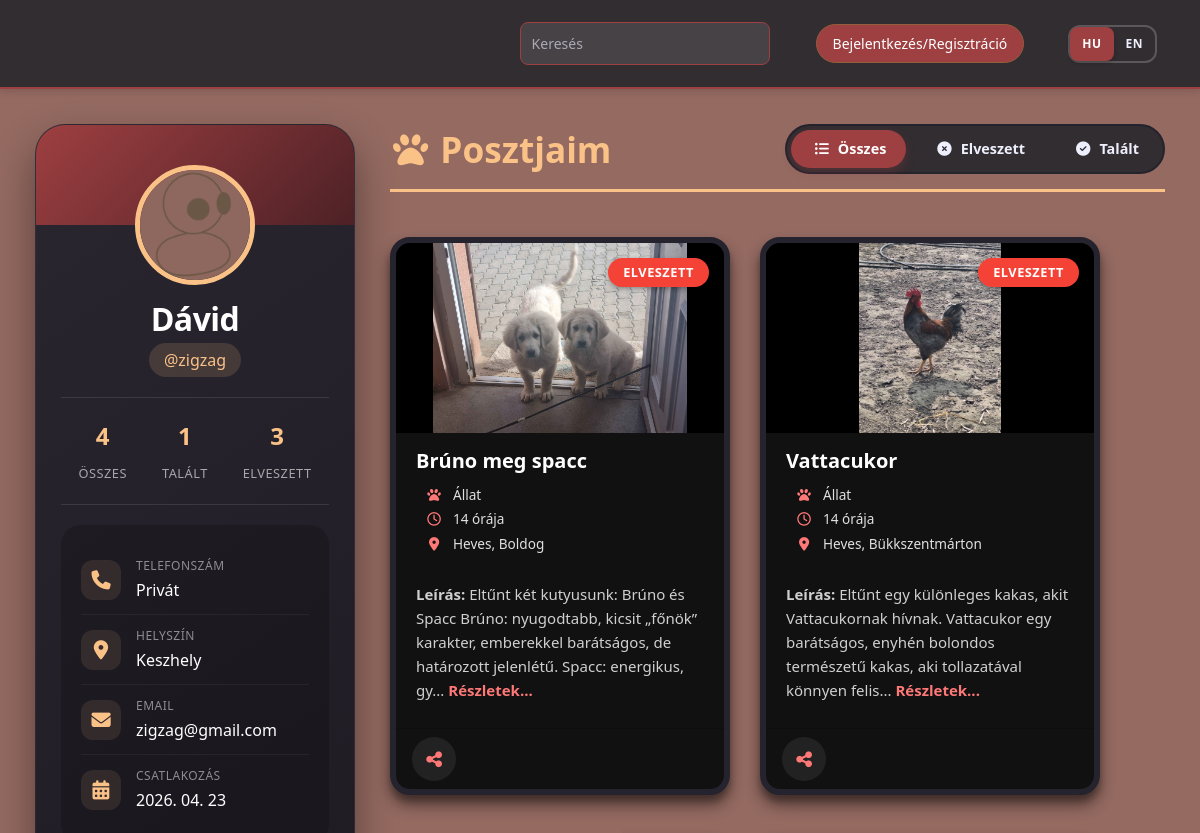
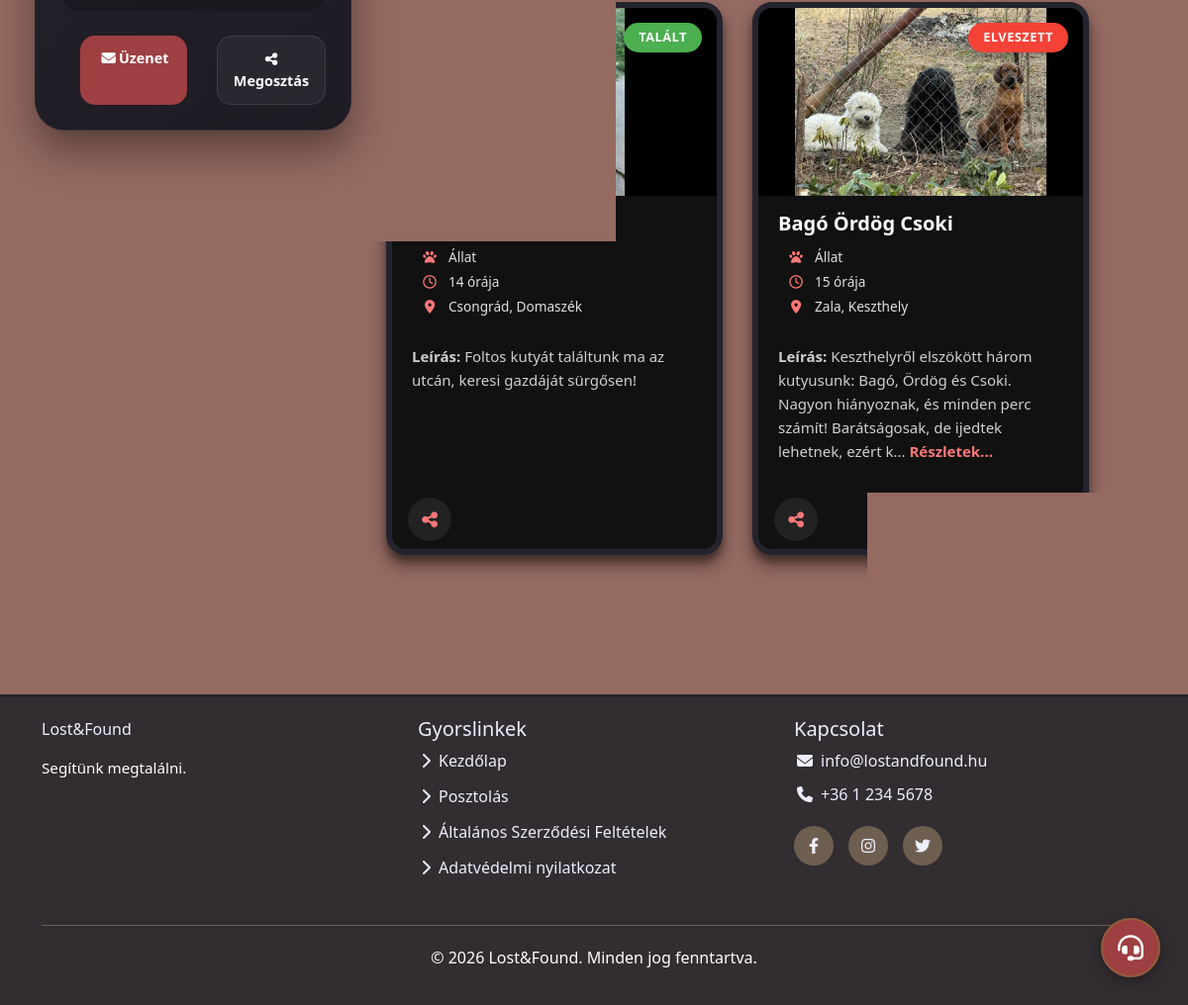
The page /profile/3 on the database its author committed (2 pictures, top to bottom).
### database.py (models this page shows, shortened)
class User(db.Model, UserMixin):
    id = db.Column(db.Integer, primary_key=True)
    username = db.Column(db.String(80), unique=True, nullable=False)
    password_hash = db.Column(db.String(128), nullable=False)
    created_at = db.Column(db.DateTime, default=datetime.now())
    email = db.Column(db.String(80), unique=True, nullable=True)
    profile_picture = db.Column(db.Integer, db.ForeignKey('attachment.id'), nullable=True)
    name = db.Column(db.String(80), nullable=True)
    birthdate = db.Column(db.Date, nullable=True)
    phone_number = db.Column(db.String(20), nullable=True)
    phone_number_is_private = db.Column(db.Boolean, default=True)
    address = db.Column(db.String(200), nullable=True)
    address_is_private = db.Column(db.Boolean, default=False)
    _2fa_enabled = db.Column(db.Boolean, default=False)
    _2fa_id = db.Column(db.Integer, db.ForeignKey('two_factor_auth.id'), nullable=True)
    role = db.Column(db.String(20), default='user', nullable=False)

class Item(db.Model):
    id = db.Column(db.Integer, primary_key=True)
    name = db.Column(db.String(80), nullable=False)
    description_hu =  db.Column(db.Text, nullable=True)
    description_en = db.Column(db.Text, nullable=True)
    created_at = db.Column(db.DateTime, default=datetime.now)
    attachments= db.relationship('Attachment', backref='item', lazy=True)
    uploader_id = db.Column(db.Integer, db.ForeignKey('user.id'), nullable=False)
    active = db.Column(db.Boolean, default=True)
    type = db.Column(db.String(20), default='lost')
    category_id = db.Column(db.Integer, db.ForeignKey('category.id'), nullable=True)
    location = db.Column(db.String(200), nullable=True)
    category = db.relationship('Category', backref='items', lazy=True)
    is_closed = db.Column(db.Boolean, default=False)

class Attachment(db.Model):
    id = db.Column(db.Integer, primary_key=True)
    filename = db.Column(db.String(255), nullable=False)
    item_id = db.Column(db.Integer, db.ForeignKey('item.id'), nullable=True)
    created_at = db.Column(db.DateTime, default=datetime.now)

class Category(db.Model):
    id = db.Column(db.Integer, primary_key=True)
    name = db.Column(db.String(50), unique=True, nullable=False)
    icon = db.Column(db.String(255), nullable=False)

### routes/profile.py (the view)
@profile_routes.route('/profile', defaults={'user_id': None})
@profile_routes.route('/profile/<int:user_id>')
def profile(user_id):
    print(user_id)
    if user_id is None:
        if not current_user.is_authenticated:
            return redirect(url_for('auth.login'))
        user = current_user
    else:
        user = User.query.get(user_id)
        if user is None:
            return redirect(url_for('main.home'))
    print(user.id)
    user_items = Item.query.filter_by(uploader_id=user.id, active=True).order_by(Item.created_at.desc()).all()
    current_language = _normalize_language(
        request.cookies.get('lang') or request.headers.get('Accept-Language')
    )
    for item in user_items:
        item.localized_description = _localized_description(item, current_language)
    total = len(user_items)
    lost_count = sum(1 for i in user_items if i.type == 'lost')
    found_count = sum(1 for i in user_items if i.type == 'found')
    return render_template(
        "profile.html",
        user=user,
        items=user_items,
        total=total,
        lost_count=lost_count,
        found_count=found_count,
        profile_picture_path=_get_profile_picture_url(user)
    )

### templates/profile.html (shortened to what this page needs)
{% extends "base.html" %}
{% block content %}
<div class="profilepart" data-report-user-id="{{ user.id }}">
    <div class="profile-left">
        <div class="profil">
            <div class="profil-pic-div">
                <div class="profile-pic">
                    <img src="{{ url_for('static', filename=profile_picture_path) if profile_picture_path else url_for('static', filename='placeholders/user.png') }}" alt="profilkep">
                </div>
            </div>
            <div class="profile-info">
                <h1 class="profile-name">{{user.name if user.name else 'Nincs megadva'}}</h1>
                <span class="profile-username">@{{ user.username.lower() }}</span>
                <div class="profile-stats">
                    <div class="stat-item">
                        <span class="stat-number">{{ total }}</span>
                        <span class="stat-label" data-i18n="post.number">Poszt</span>
                    </div>
                    <div class="stat-item">
                        <span class="stat-number">{{ found_count }}</span>
                        <span class="stat-label" data-i18n="home.modal.found">Talált</span>
                    </div>
                    <div class="stat-item">
                        <span class="stat-number">{{ lost_count }}</span>
                        <span class="stat-label" data-i18n="home.modal.lost">Eltűnt</span>
                    </div>
                </div>
                <div class="profile-details">
                    <div class="detail-item">
                        <div class="detail-label">
                            <i class="fas fa-phone"></i>
                        </div>
                        <div class="detail-content">
                            <span class="label" data-i18n="profile.phone">Telefonszám</span>
                            {% if user.phone_number_is_private %}
                                <span class="value" data-i18n="profile.private">Privát</span>
                            {% else %}
                                {% if user.phone_number %}
                                    <span class="value" data-i18n="">{{ user.phone_number}}</span>
                                {% else %}
                                    <span class="value" data-i18n="profile.notProvided">Nincs megadva</span>
                                {% endif %}
                            {% endif %}
                        </div>
                    </div>
                    <div class="detail-item">
                        <div class="detail-label">
                            <i class="fas fa-map-marker-alt"></i>
                        </div>
                        <div class="detail-content">
                            <span class="label" data-i18n="post.location">Lakhely</span>
                            <span class="value">{{ 'Privát' if user.address_is_private else user.address if user.address else 'Nincs megadva' }}</span>
                        </div>
                    </div>
                    <div class="detail-item">
                        <div class="detail-label">
                            <i class="fas fa-envelope"></i>
                        </div>
                        <div class="detail-content">
                            <span class="label" data-i18n="login.email">E-mail cím</span>
                            <span class="value">{{ user.email }}</span>
                        </div>
                    </div>
                    <div class="detail-item">
                        <div class="detail-label">
                            <i class="fas fa-calendar-alt"></i>
                        </div>
                        <div class="detail-content">
                            <span class="label" data-i18n="profile.memberSince">Csatlakozás</span>
                            <span class="value">{{ user.created_at.strftime('%Y. %m. %d') }}</span>
                        </div>
                    </div>
                </div>
                <div class="profile-actions">
                    {% if current_user.is_authenticated and user.id == current_user.id %}
                    <a href="{{ url_for('profile.editprofile') }}" class="btn btn-primary">
                        <i class="fas fa-edit"></i><span data-i18n="profile.edit">Szerkesztés</span>
                    </a>
                    {% else %}
                    <a href="{{ url_for('messages.messages', partner=user.id) }}" class="btn btn-primary">
                        <i class="fas fa-envelope"></i><span data-i18n="profile.sendMessage"> Üzenet</span>
                    </a>
                    {% endif %}
                    <button class="btn">
                        <i class="fas fa-share-alt"></i><span data-i18n="home.card.share"> Megosztás</span>
                    </button>
                </div>
            </div>
        </div>
    </div>
    <div class="posts-right">
        <div class="posts-container">
            <div class="posts-title-section">
                <h1><i class="fas fa-paw"></i> <span data-i18n="post.postsTitle">Posztjaim</span></h1>
                <div class="filter-buttons">
                    <button class="filter-btn active" data-filter="all">
                        <i class="fas fa-list-ul"></i><span data-i18n="home.modal.all"> Összes</span>
                    </button>
                    <button class="filter-btn" data-filter="lost">
                        <i class="fas fa-times-circle"></i><span data-i18n="home.modal.lost"> Eltűnt</span>
                    </button>
                    <button class="filter-btn" data-filter="found">
                        <i class="fas fa-check-circle"></i><span data-i18n="home.modal.found"> Talált</span>
                    </button>
                </div>
            </div>
        </div>
        <div class="card-container profile-own-cards">
            {% for item in items %}
            {% set cat_icons = {'allat': 'fa-paw', 'elektronika': 'fa-laptop', 'ruhazat': 'fa-tshirt', 'ekszer': 'fa-gem', 'dokumentum': 'fa-file-alt', 'egyeb': 'fa-gift'} %}
            {% set cat_i18n = {'allat': 'home.categories.animal', 'elektronika': 'home.categories.electronics', 'ruhazat': 'home.categories.clothing', 'ekszer': 'home.categories.jewelry', 'dokumentum': 'home.categories.document', 'egyeb': 'home.categories.other'} %}
            {% set cat_names = {'allat': 'Állat', 'elektronika': 'Elektronika', 'ruhazat': 'Ruházat', 'ekszer': 'Ékszer', 'dokumentum': 'Dokumentum', 'egyeb': 'Egyéb'} %}
            {% set cat_placeholders = {'allat': 'Cat.png', 'elektronika': 'electronics.png', 'ruhazat': 'Tie.png', 'ekszer': 'diamond.png', 'dokumentum': 'Documents.png', 'egyeb': 'etc.png'} %}
            <div class="card mb-3" data-status="{{ item.type }}" data-post-id="{{ item.id }}" {% if item.is_closed %}style="opacity: 0.6;"{% endif %}>
                <div class="card-image">
                    {% if item.attachments %}
                    <img src="{{ url_for('static', filename='attachments/' + item.attachments[0].filename) }}" class="card-img-top" alt="{{ item.name }}">
                    {% else %}
                    {% set placeholder = cat_placeholders.get(item.category.name if item.category else 'egyeb', 'etc.png') %}
                    <img src="{{ url_for('static', filename='placeholders/' + placeholder) }}" class="card-img-top" alt="{{ item.name }}">
                    {% endif %}
                    {% if item.type == 'lost' %}
                    <span class="card-badge lost" data-i18n="home.modal.lost">Elveszett</span>
                    {% else %}
                    <span class="card-badge found" data-i18n="home.modal.found">Talált</span>
                    {% endif %}
                </div>
                <div class="card-body">
                    <div class="info">
                        <h5 class="card-title">{{ item.name }}</h5>
                        {% if item.category %}
                        <span class="card-category"><i class="fas {{ cat_icons.get(item.category.name, 'fa-tag') }} me-1"></i><span data-i18n="{{ cat_i18n.get(item.category.name, '') }}">{{ cat_names.get(item.category.name, item.category.name) }}</span></span>
                        {% endif %}
                        <span class="card-time"><i class="far fa-clock me-1"></i><span>{{ item.created_at | elapsedTime }}</span></span>
                        {% if item.location %}
                        <p class="card-location"><i class="fas fa-map-marker-alt me-1"></i>{{ item.location }}</p>
                        {% endif %}
                    </div>
                    {% set hu_desc = item.description_hu or '' %}
                    {% set en_desc = item.description_en or '' %}
                    {% set show_details = hu_desc|length > 150 or en_desc|length > 150 %}
                    <p class="card-text"><strong data-i18n="home.card.description"> Leírás: </strong>
                        <span data-lang-content="hu">{{ hu_desc[:150] }}{% if hu_desc|length > 150 %}...{% endif %}</span>
                    {% if show_details %}
                        <a href="{{ url_for('post.post', item_id=item.id) }}" class="text-end" data-i18n="home.card.details">Részletek...</a>
                    {% endif %}
                    </p>
                </div>
                <div class="card-footer">
                    <div class="actions">
                        <button class="btn-action btn-share" data-i18n-attr="aria-label:home.card.share"><i class="fas fa-share-alt"></i></button>
                    </div>
                </div>
            </div>
            {% endfor %}
        </div>
    </div>
</div>
{% endblock %}

### rows shown on the page
User: name "Dávid", username "zigzag", address_is_private+address "Keszhely", email "zigzag@gmail.com", created_at "2026. 04. 23"
Item: filename (picture), type "ELVESZETT", name "Brúno meg spacc", created_at|elapsedTime "14 órája", location "Heves, Boldog", description_hu "Eltűnt két kutyusunk: Brúno és Spacc Brúno: nyugodtabb, kicsit „főnök” karakter, emberekkel barátságos, de határozott jelenlétű. Spacc: energikus, gy"
Item: filename (picture), type "ELVESZETT", name "Vattacukor", created_at|elapsedTime "14 órája", location "Heves, Bükkszentmárton", description_hu "Eltűnt egy különleges kakas, akit Vattacukornak hívnak. Vattacukor egy barátságos, enyhén bolondos természetű kakas, aki tollazatával könnyen felis"
Item: filename (picture), type "TALÁLT", created_at|elapsedTime "14 órája", location "Csongrád, Domaszék", description_hu "Foltos kutyát találtunk ma az utcán, keresi gazdáját sürgősen!"
Item: filename (picture), type "ELVESZETT", name "Bagó Ördög Csoki", created_at|elapsedTime "15 órája", location "Zala, Keszthely", description_hu "Keszthelyről elszökött három kutyusunk: Bagó, Ördög és Csoki. Nagyon hiányoznak, és minden perc számít! Barátságosak, de ijedtek lehetnek, ezért k"

### other values the page prints
{{ total }} "4"
{{ found_count }} "1"
{{ lost_count }} "3"
